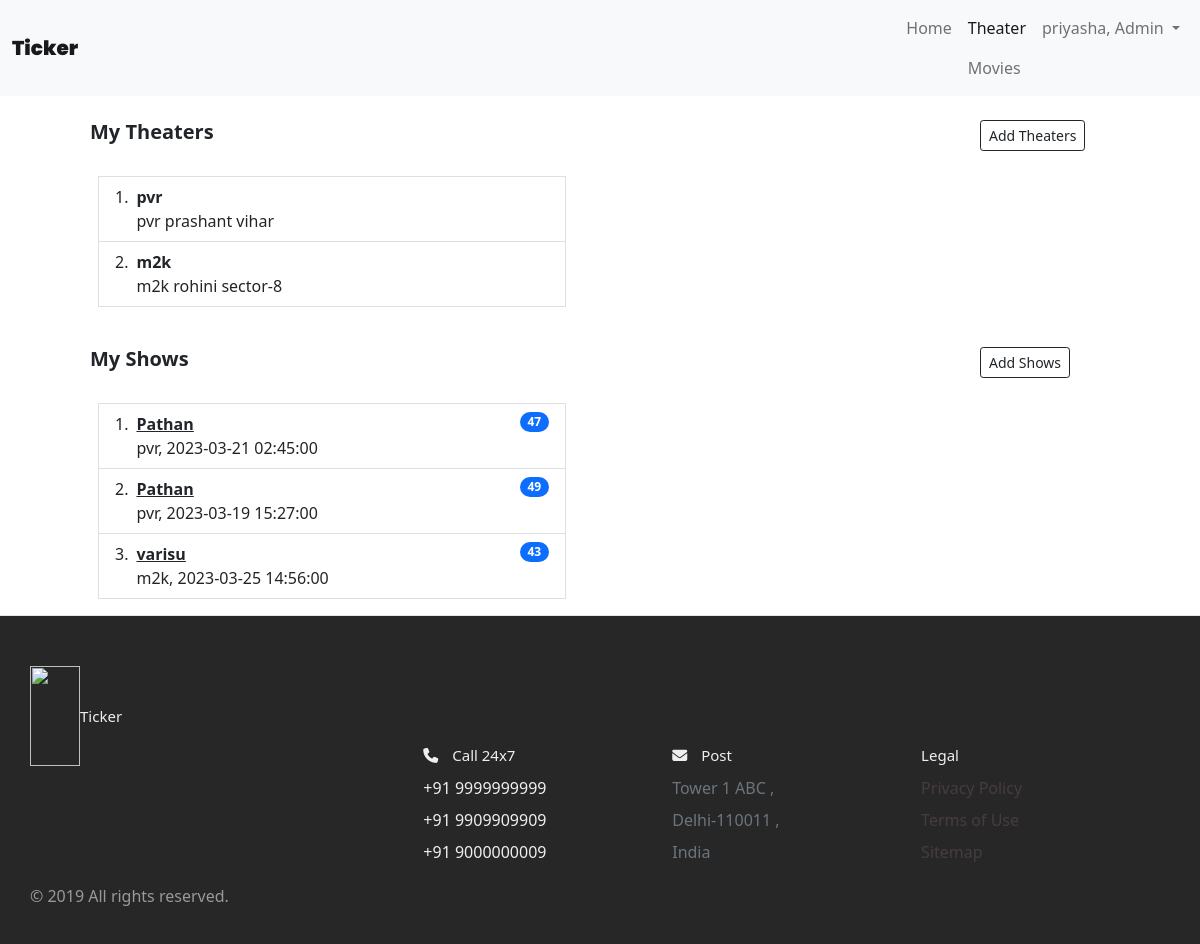
The app's page /my_theaters (signed in), older data.
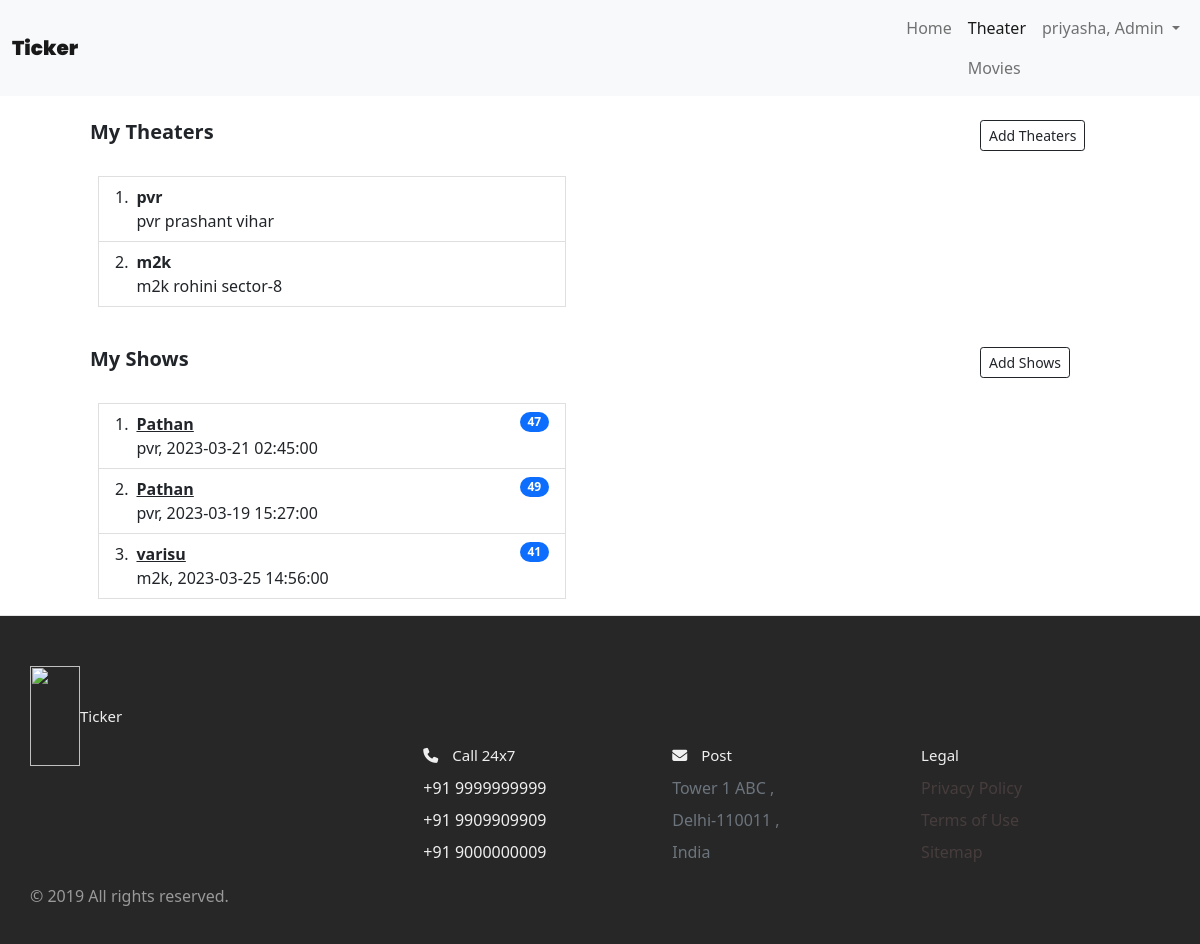
The same page, newer data.
### website/models.py (models this page shows)
class Show(db.Model):
    id = db.Column(db.Integer, primary_key=True)
    screened_m = db.Column(db.Integer, db.ForeignKey('movie.id'))
    t_in = db.Column(db.Integer, db.ForeignKey('theaters.id'))
    movie = db.Column(db.String(100))
    t = db.Column(db.String(100))
    address_t = db.Column(db.String(100))
    datetime = db.Column(db.DateTime(timezone=True), default=func.now())
    t_admin_id = db.Column(db.Integer, db.ForeignKey('registered_user.id'))
    available_seats = db.Column(db.Integer)
    cost = db.Column(db.Integer)
    booked_ti = db.relationship('Ticket')

### website/views.py (the view)
@view.route('/my_theaters')
@login_required
def my_theaters():
    if current_user.is_admin:
        movie = Movie.query.all()
        return render_template('my_theaters.html', user=current_user, movies=movie)
    return redirect(url_for('views.home'))

### website/__init__.py (called while the page is built)
def create_app():
    app = Flask(__name__)
    app.config['SECRET_KEY'] = 'hjshjhdjah kjshkjdhjs'
    app.config['SQLALCHEMY_DATABASE_URI'] = 'sqlite:///' + DB_NAME
    db.init_app(app)
    from .views import view
    from .auth import auth
    app.register_blueprint(view, url_prefix='/')
    app.register_blueprint(auth, url_prefix='/')
    from .models import RegisteredUser, Theaters, Movie, Show
    create_database(app)
    login_manager = LoginManager()
    login_manager.login_view = 'auth.login'
    login_manager.init_app(app)
    @login_manager.user_loader
    def load_user(id):
        return RegisteredUser.query.get(int(id))
    return app

### website/templates/my_theaters.html (shortened to what this page needs)
{% extends "base.html" %}
{% block content %}
<nav class="navbar navbar-expand-lg navbar-light bg-light">
  <div class="container-fluid">
    <a class="navbar-brand" style="font-weight: 1000; font-family: 'Poppins', sans-serif" href="#">Ticker</a>
    <div class="collapse navbar-collapse d-md-flex justify-content-md-end" id="navbarNavDropdown">
      <ul class="navbar-nav navbar-nav mr-auto">
        <li class="nav-item">
          <a class="nav-link" aria-current="page" href="/">Home</a>
        </li>
        {% if user.is_authenticated %}
        <li class="nav-item">
          {% if user.is_admin %}
            <a class="nav-link active" href="/my_theaters">Theater</a>
            <a class="nav-link" href="/movies">Movies</a>
        </li>
        {% else %}
        <a class="nav-link" href="/my_tickets">My Tickets</a>
        {% endif %}
        {% endif %}
        {% if user.is_authenticated %}
        <li class="nav-item dropdown">
          <a class="nav-link dropdown-toggle" href="#" id="navbarDropdown" role="button" data-bs-toggle="dropdown" aria-expanded="false">
            {% if user.is_admin %}
              {{ user.name }}, Admin
            {% else %}
              {{ user.name }}
            {% endif %}
          </a>
        </li>
        {% else %}
        <li class="nav-item justify-content-end">
          <a class="nav-link" href="/login">Login</a>
        </li>
        {% endif %}
      </ul>
    </div>
  </div>
</nav>
<div class="container">
  <div class="row">
    <div class="col">
      <div class="container-fluid pt-4 ps-5">
        <div class="row">
            <div class="col-10">
                <h5 class="fw-bold">My Theaters</h5>
            </div>
            <div class="col-2"><a href="/add_theaters" class="btn btn-outline-dark btn-sm">Add Theaters</a></div>
        </div>
    </div>
    <div class="container-fluid align-self-center" style="width: 100%;">
        <ol class="list-group-fluid list-group-numbered align-middle pt-4" style="width:500px;align-content:center">
            {% for theater in user.theater %}
            <li class="list-group-item d-flex justify-content-between align-items-start">
                <div class="ms-2 me-auto">
                  <div class="fw-bold">{{ theater.name }}</div>
                  {{ theater.address }}
                </div>
              </li>
            {% endfor %}
          </ol>
    </div>
    </div>
    <div class="col">
      <div class="container-fluid pt-4 ps-5">
        <div class="row">
            <div class="col-10">
                <h5 class="fw-bold">My Shows</h5>
            </div>
            <div class="col-2"><a href="/add_shows" class="btn btn-outline-dark btn-sm">Add Shows</a></div>
        </div>
    </div>
    <div class="container-fluid align-self-center" style="width: 100%;">
        <ol class="list-group-fluid list-group-numbered align-middle pt-4" style="width:500px;align-content:center">
            {% for show in user.show %}
            <li class="list-group-item d-flex justify-content-between align-items-start">
                <div class="ms-2 me-auto">
                  <div class="fw-bold"><a href="/show_tickets/{{ show.id }}" class="link-dark">{{ show.movie }}</a></div>
                    {{ show.t }}, {{ show.datetime }}
                </div>
                <span class="badge bg-primary rounded-pill">{{show.available_seats}}</span>
              </li>
            {% endfor %}
          </ol>
    </div>
    </div>
  </div>
</div>
{% endblock %}

Row changes from the older to the newer data that the page shows:
changed Show "varisu": available_seats "43" → "41"
